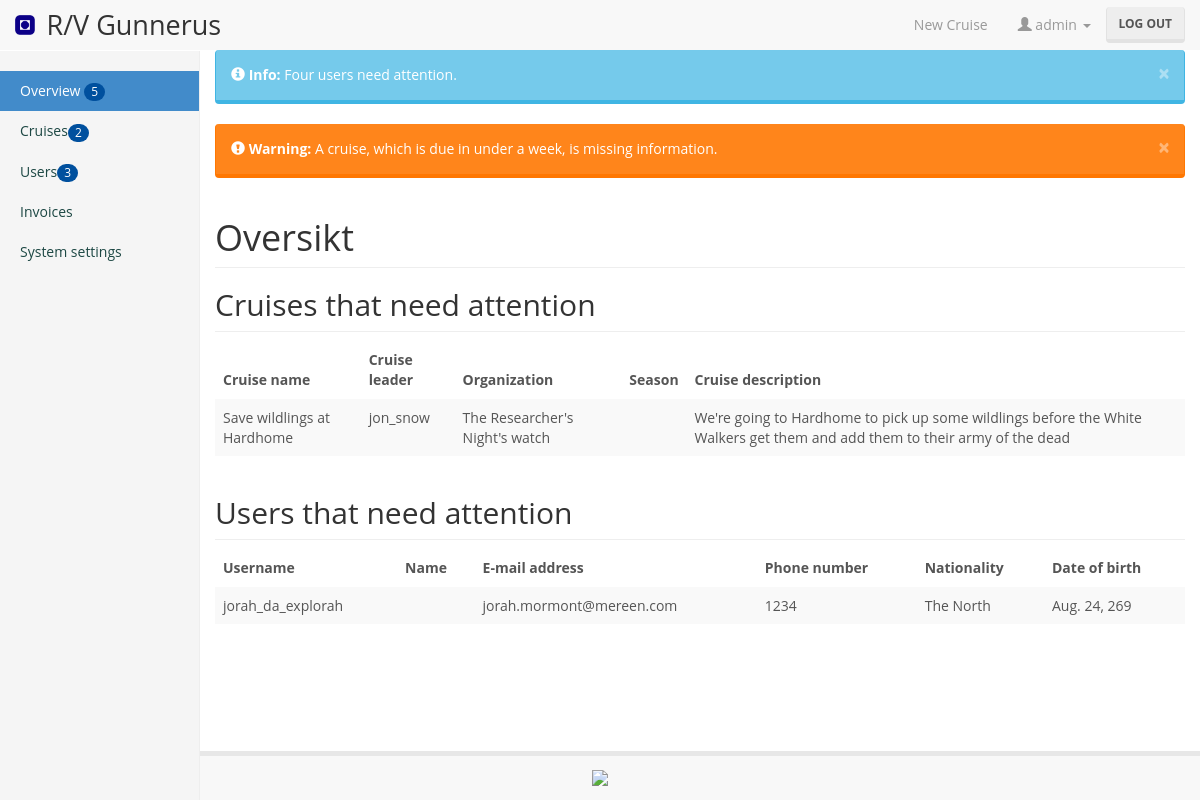
Page /admin (signed in) on the earlier database version.
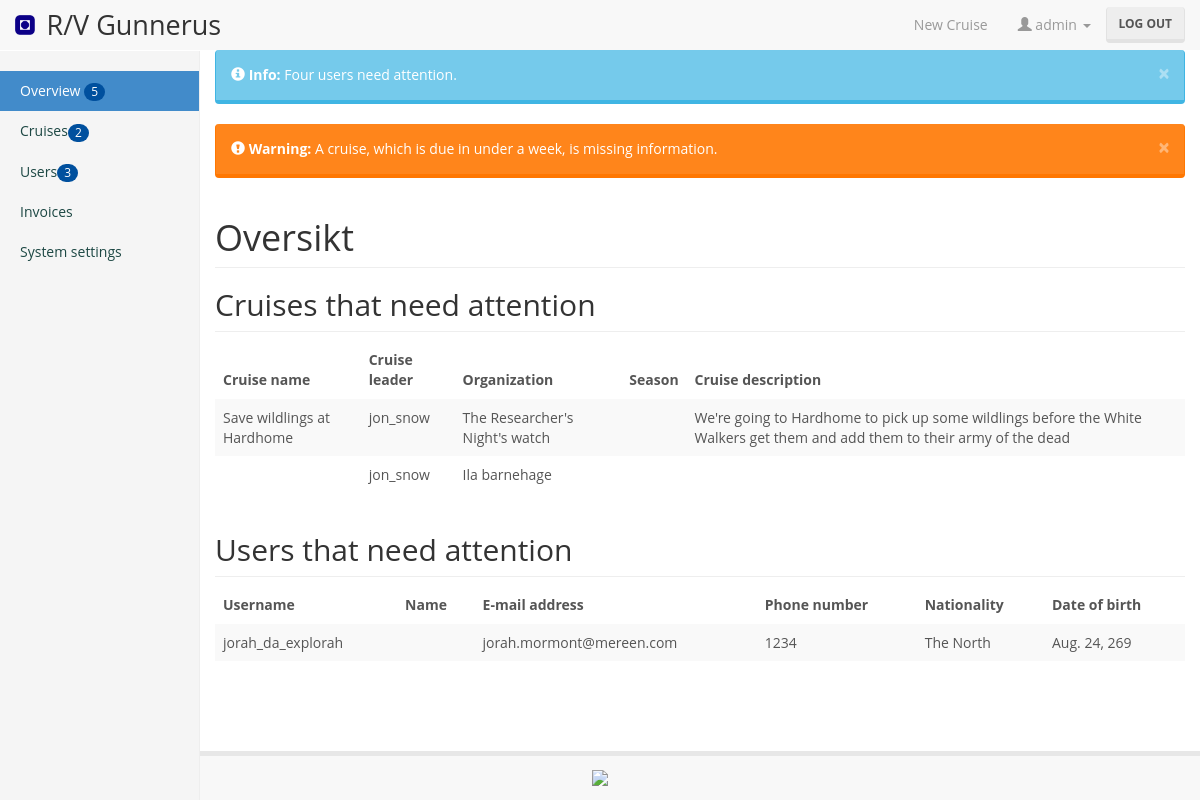
Same page on the later database version.
### reserver/models.py (models this page shows, shortened)
class Cruise(models.Model):
	cruise_leader = models.ForeignKey(User, related_name='cruise_leader')
	organization = models.ForeignKey(Organization, on_delete=models.SET_NULL, null=True)
	cruise_owner = models.ManyToManyField(User, related_name='cruise_owner', blank=True)
	cruise_name = models.CharField(max_length=200, blank=True, default='')
	cruise_description = models.CharField(max_length=1000, blank=True, default='')
	is_submitted = models.BooleanField(default=False)
	terms_accepted = models.BooleanField(default=False)
	cruise_approved = models.BooleanField(default=False)
	last_edit_date = models.DateTimeField(blank=True, null=True)
	submit_date = models.DateTimeField(blank=True, null=True)
	student_participation_ok = models.BooleanField(default=True)
	no_student_reason = models.CharField(max_length=200, blank=True, default='')
	management_of_change = models.CharField(max_length=200, blank=True, default='')
	safety_clothing_and_equipment = models.CharField(max_length=200,  blank=True, default='')
	safety_analysis_requirements = models.CharField(max_length=200, blank=True, default='')
	equipment_description = models.CharField(max_length=200, blank=True, default='')
	meals_on_board = models.CharField(max_length=471, blank=True, default='')
	number_of_participants = models.PositiveSmallIntegerField(blank=True, null=True)
	def was_edited_recently(self):
		now = timezone.now()
		return now - datetime.timedelta(days=1) <= self.edit_date <= now
	was_edited_recently.admin_order_field = 'edit_date'
	was_edited_recently.boolean = True
	was_edited_recently.short_description = 'Edited recently?'

class Organization(models.Model):
	name = models.CharField(max_length=200)
	is_NTNU = models.BooleanField()

class UserData(models.Model):
	organization = models.ForeignKey(Organization, on_delete=models.SET_NULL, null=True)
	user = models.OneToOneField(User, on_delete=models.CASCADE)
	role = models.CharField(max_length=50, blank=True, default='')
	phone_number = models.CharField(max_length=50, blank=True, default='')
	nationality = models.CharField(max_length=50, blank=True, default='')
	identity_document_types = models.CharField(max_length=200, blank=True, default='')
	is_crew = models.BooleanField(default=False)
	date_of_birth = models.DateField(blank=True, null=True)

### reserver/views.py (the view)
# urls.py: url(r'^admin', login_required(user_passes_test(lambda u: u.is_superuser)(views.admin_view))),
def admin_view(request):
	cruises = list(Cruise.objects.all())
	users_not_verified = list(UserData.objects.filter(role='not_approved'))
	return render(request, 'reserver/admin.html', {'cruises':cruises, 'users_not_verified':users_not_verified})

### reserver/templates/reserver/admin.html (shortened to what this page needs)
{% extends 'reserver/base.html' %}
{% load bootstrap3 %}
{% block content %}
<div class="container-fluid">
  <div class="row">
	<div class="col-sm-3 col-md-2 sidebar">
	  <ul class="nav nav-sidebar">
		<li class="active"><a href="#">Overview <span class="badge">5</span></a></a></li>
		<li><a href="#">Cruises<span class="badge">2</span></a></a></li>
		<li><a href="#">Users<span class="badge">3</span></a></li>
		<li><a href="#">Invoices</a></li>
		<li><a href="#">System settings</a></li>
	  </ul>
	</div>
	<div class="col-sm-9 col-sm-offset-3 col-md-10 col-md-offset-2 main">
		<div class="alert alert-info alert-dismissible" role="alert">
		  <button type="button" class="close" data-dismiss="alert" aria-label="Close"><span aria-hidden="true">&times;</span></button>
		  <strong><span class="glyphicon glyphicon-info-sign" aria-hidden="true"></span> Info:</strong> Four users need attention.
		</div>
		<div class="alert alert-warning alert-dismissible" role="alert">
		  <button type="button" class="close" data-dismiss="alert" aria-label="Close"><span aria-hidden="true">&times;</span></button>
		  <strong><span class="glyphicon glyphicon-exclamation-sign" aria-hidden="true"></span> Warning:</strong> A cruise, which is due in under a week, is missing information.
		</div>
	  <h1 class="page-header">Oversikt</h1>
	  <h2 class="sub-header">Cruises that need attention</h2>
	  <div class="table-responsive">
		<table class="table table-striped">
		  <thead>
			<tr>
			  <th>Cruise name</th>
			  <th>Cruise leader</th>
			  <th>Organization</th>
			  <th>Season</th>
			  <th>Cruise description</th>
			</tr>
		  </thead>
		  <tbody>
			{% for cruise in cruises %}
			<tr>
			  <td>{{  cruise.cruise_name }}</td>
			  <td>{{  cruise.cruise_leader.get_username }}</td>
			  <td>{{  cruise.organization.name }}</td>
			  <td>{{  cruise.season.name }}</td>
			  <td>{{  cruise.cruise_description }}</td>
			</tr>
			{% endfor %}
		  </tbody>
		</table>
	  </div>
	  <h2 class="sub-header">Users that need attention</h2>
	  <div class="table-responsive">
		<table class="table table-striped">
		  <thead>
			<tr>
			  <th>Username</th>
			  <th>Name</th>
			  <th>E-mail address</th>
			  <th>Phone number</th>
			  <th>Nationality</th>
			  <th>Date of birth</th>
			</tr>
		  </thead>
		  <tbody>
		  {% for user in users_not_verified %}
			<tr>
			  <td>{{ user.user.username }}</td>
			  <td>{{ user.user.get_full_name }}</td>
			  <td>{{ user.user.email }}</td>
			  <td>{{ user.phone_number }}</td>
			  <td>{{ user.nationality }}</td>
			  <td>{{ user.date_of_birth }}</td>
			</tr>
			{% endfor %}
		  </tbody>
		</table>
	  </div>
	</div>
  </div>
</div>
{% endblock %}

### reserver/templates/reserver/base.html (shortened to what this page needs)
{% load static %}
{% load bootstrap3 %}
<!DOCTYPE html>
<html lang="en">
	<head>
		<link href='{% static "reserver/styles/gunnerus_bootstrap.min.css" %}' rel="stylesheet">
		<link href='{% static "reserver/styles/gunnerus.css" %}' rel="stylesheet">
		<link href='{% static "reserver/styles/calendar.css" %}' rel="stylesheet">
	</head>
	<body class="mainPage">
		<nav class="navbar navbar-default navbar-fixed-top">
			<div class="container-fluid">
				<div class="navbar-header">
					<a class="navbar-brand" href="/">
						<img alt="NTNU-logo" src='{% static "reserver/img/Logo-Ntnu.png" %}'> <span>R/V Gunnerus</span>
					</a>
				</div>
				<div class="collapse navbar-collapse" id="navbar">
					{% if user.is_authenticated %}
					<form action="/logout/" method="post" class="navbar-form navbar-right">
						<button type="submit" class="btn btn-default">Log out</button>
					</form>
					{% endif %}
					<ul class="nav navbar-nav navbar-right">
						{% if user.is_authenticated %}
						<li><a href="/cruises/add/">New Cruise</a></li>
						<ul class="nav navbar-nav navbar-right">
							<li class="dropdown">
								<a href="#" class="dropdown-toggle" data-toggle="dropdown" role="button" aria-haspopup="true" aria-expanded="false"><span class="glyphicon glyphicon-user" aria-hidden="true"></span> {{ user.get_username }} <span class="caret"></span></a>
							</li>
						</ul>
						{% else %}
						<li><a href="/cruises/add/">New Cruise</a></li>
						<li><a href="/register/">Register User</a></li>
						{% endif %}
					</ul>
				</div>
			</div>
		</nav>
		{% block content %}
		{% endblock %}
		<div class="footer container-fluid">
			<a href="http://ntnu.no"><img src='{% static "reserver/img/hovedlogo_eng.png" %}'></a>
		</div>
		<link rel="stylesheet" href="https://maxcdn.bootstrapcdn.com/font-awesome/4.4.0/css/font-awesome.min.css">
	</body>
</html>

### reserver/static/reserver/styles/gunnerus.css (style rules this page uses)
.navbar-brand img { height: 100%; display: inline; vertical-align: baseline; }
.navbar-brand span { font-size: 1.5em; margin-left: 0.25em; }
.navbar { margin-bottom: 0px; }
body { padding-top: 50px; position: relative; padding-bottom: 7.75em; min-height: 100vh; }
.footer { width: 100%; margin-top: 1em; text-align: center; background: #f8f8f8; border-top: 5px solid #e7e7e7; position: absolute; bottom: 0; left: 0; }
.footer img { height: 6em; padding: 1em; }
body { padding-top: 50px; }
.sub-header { padding-bottom: 10px; border-bottom: 1px solid #eee; }
.navbar-fixed-top { border: 0; }
.sidebar { display: none; }
@media (min-width: 768px) { .sidebar { position: fixed; top: 51px; bottom: 0; left: 0; z-index: 1000; display: block; padding: 20px; overflow-x: hidden; overflow-y: auto; background-color: #f5f5f5; border-right: 1px solid #eee; } }
.nav-sidebar { margin-right: -21px; margin-bottom: 20px; margin-left: -20px; }
.nav-sidebar > li > a { padding-right: 20px; padding-left: 20px; }
.nav-sidebar > .active > a, .nav-sidebar > .active > a:hover, .nav-sidebar > .active > a:focus { color: #fff; background-color: #428bca; }

Differences in the rows shown:
added Cruise: cruise_leader.get_username "jon_snow", organization.name "Ila barnehage"
